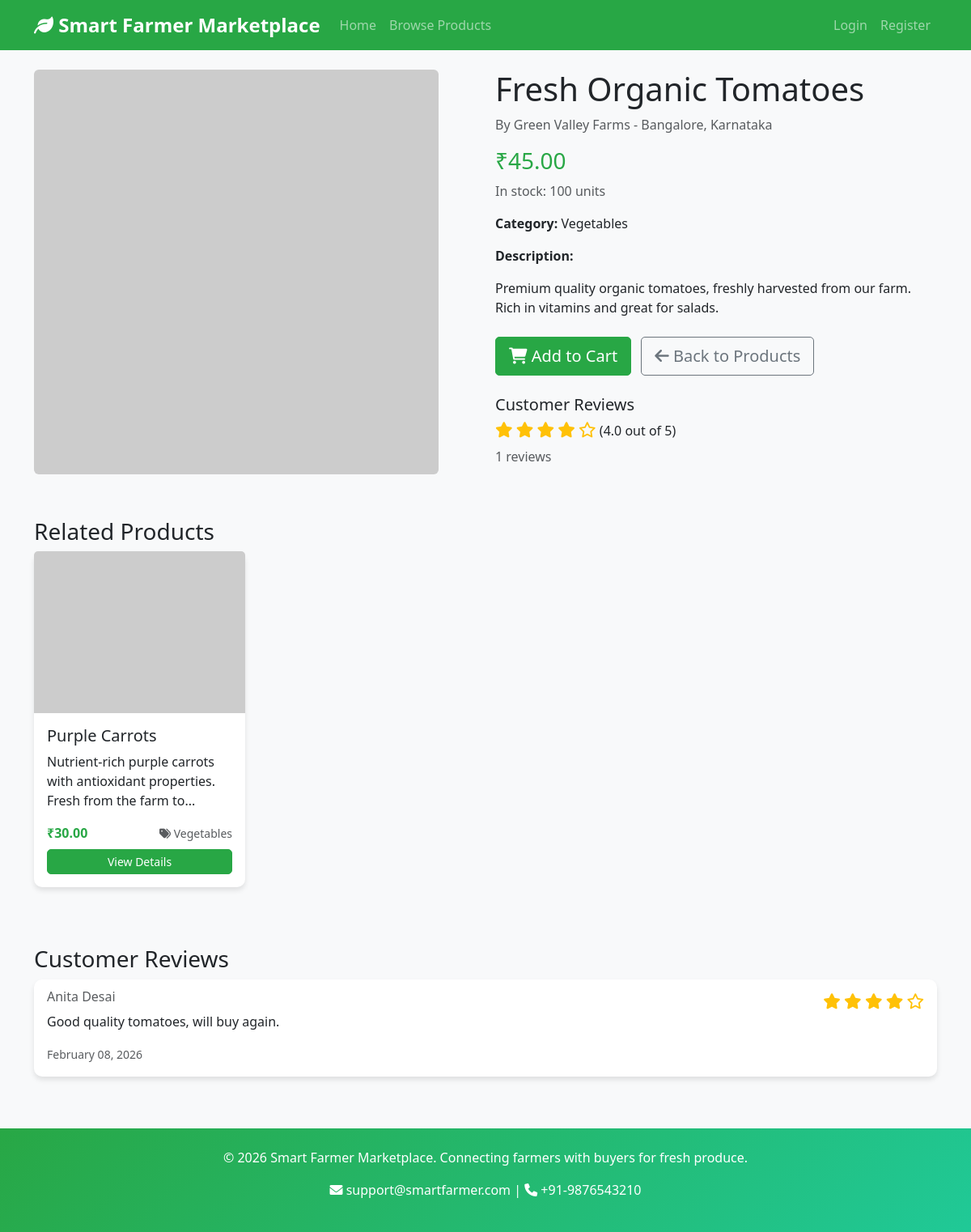
Page /product/1 on the committed database.
### models/product.py (models this page shows, shortened)
class Product(db.Model):
    __tablename__ = 'products'
    id = db.Column(db.Integer, primary_key=True)
    farmer_id = db.Column(db.Integer, db.ForeignKey('farmers.id'), nullable=False)
    name = db.Column(db.String(100), nullable=False)
    description = db.Column(db.Text)
    category = db.Column(db.String(50), nullable=False)
    price = db.Column(db.Float, nullable=False)
    quantity = db.Column(db.Integer, nullable=False)
    image_path = db.Column(db.String(200))
    status = db.Column(db.String(20), default='pending')  # pending, approved, rejected, active, inactive
    created_at = db.Column(db.DateTime, default=datetime.utcnow)
    updated_at = db.Column(db.DateTime, default=datetime.utcnow, onupdate=datetime.utcnow)
    order_items = db.relationship('OrderItem', lazy=True)
    feedbacks = db.relationship('Feedback', back_populates='product', lazy=True)
    promotions = db.relationship('Promotion', back_populates='product', lazy=True)
    farmer = db.relationship('Farmer', back_populates='products', lazy=True)
    @property
    def average_rating(self):
        if not self.feedbacks:
            return 0
        total_rating = sum(feedback.rating for feedback in self.feedbacks)
        return total_rating / len(self.feedbacks)

### models/farmer.py (models this page shows, shortened)
class Farmer(db.Model):
    __tablename__ = 'farmers'
    id = db.Column(db.Integer, primary_key=True)
    user_id = db.Column(db.Integer, db.ForeignKey('users.id'), nullable=False)
    farm_name = db.Column(db.String(100), nullable=False)
    location = db.Column(db.String(200), nullable=False)
    contact_number = db.Column(db.String(15))
    created_at = db.Column(db.DateTime, default=datetime.utcnow)
    user = db.relationship('User', backref='farmer_profile')
    products = db.relationship('Product', back_populates='farmer', lazy=True)

### models/feedback.py (models this page shows, shortened)
class Feedback(db.Model):
    __tablename__ = 'feedback'
    id = db.Column(db.Integer, primary_key=True)
    product_id = db.Column(db.Integer, db.ForeignKey('products.id'), nullable=False)
    buyer_id = db.Column(db.Integer, db.ForeignKey('buyers.id'), nullable=False)
    rating = db.Column(db.Integer, nullable=False)  # 1-5 stars
    comment = db.Column(db.Text)
    created_at = db.Column(db.DateTime, default=datetime.utcnow)
    product = db.relationship('Product', back_populates='feedbacks', lazy=True)
    buyer = db.relationship('Buyer', back_populates='feedbacks', lazy=True)

### models/user.py (models this page shows, shortened)
class User(db.Model):
    __tablename__ = 'users'
    id = db.Column(db.Integer, primary_key=True)
    name = db.Column(db.String(100), nullable=False)
    email = db.Column(db.String(100), unique=True, nullable=False)
    password_hash = db.Column(db.String(200), nullable=False)
    role = db.Column(db.String(20), nullable=False)  # 'farmer', 'buyer', or 'admin'
    created_at = db.Column(db.DateTime, default=datetime.utcnow)

### app.py (the view)
@app.route('/product/<int:product_id>')
def product_detail(product_id):
    product = Product.query.get_or_404(product_id)
    if product.status != 'approved':
        flash('Product not available', 'error')
        return redirect(url_for('browse_products'))
    related_products = Product.query.filter(
        Product.category == product.category,
        Product.id != product_id,
        Product.status == 'approved'
    ).limit(4).all()
    feedbacks = Feedback.query.filter_by(product_id=product_id).all()
    return render_template('buyer/product_detail.html',
                          product=product,
                          related_products=related_products,
                          feedbacks=feedbacks)

### templates/buyer/product_detail.html (shortened to what this page needs)
{% extends "base.html" %}
{% block content %}
<div class="row">
    <div class="col-md-6">
        {% if product.image_path %}
            <img src="{{ url_for('static', filename='images/uploads/' + product.image_path) }}" onerror="this.onerror=null;this.src='https://via.placeholder.com/500x500/8FBC8F/FFFFFF?text={{ product.name[:20]|urlencode }}';" class="img-fluid rounded" alt="{{ product.name }}">
        {% else %}
            <img src="https://via.placeholder.com/500x500/8FBC8F/FFFFFF?text={{ product.name[:20]|urlencode }}" class="img-fluid rounded" alt="{{ product.name }}">
        {% endif %}
    </div>
    <div class="col-md-6">
        <h1>{{ product.name }}</h1>
        <p class="text-muted">By {{ product.farmer.farm_name }} - {{ product.farmer.location }}</p>
        <div class="mb-3">
            <h3 class="text-success">₹{{ "%.2f"|format(product.price) }}</h3>
            <p class="text-muted">In stock: {{ product.quantity }} units</p>
        </div>
        <p><strong>Category:</strong> {{ product.category }}</p>
        <p><strong>Description:</strong></p>
        <p>{{ product.description }}</p>
        <div class="mt-4">
            <a href="{{ url_for('add_to_cart', product_id=product.id) }}" class="btn btn-success btn-lg me-2">
                <i class="fas fa-shopping-cart"></i> Add to Cart
            </a>
            <a href="{{ url_for('browse_products') }}" class="btn btn-outline-secondary btn-lg">
                <i class="fas fa-arrow-left"></i> Back to Products
            </a>
        </div>
        <div class="mt-4">
            <h5>Customer Reviews</h5>
            <div class="rating-stars mb-2">
                {% for i in range(1, 6) %}
                    {% if i <= product.average_rating %}
                        <i class="fas fa-star text-warning"></i>
                    {% elif i - 0.5 <= product.average_rating %}
                        <i class="fas fa-star-half-alt text-warning"></i>
                    {% else %}
                        <i class="far fa-star text-warning"></i>
                    {% endif %}
                {% endfor %}
                <span>({{ "%.1f"|format(product.average_rating) }} out of 5)</span>
            </div>
            <p class="text-muted">{{ feedbacks|length }} reviews</p>
        </div>
    </div>
</div>
{% if related_products %}
<div class="row mt-5">
    <div class="col-12">
        <h3>Related Products</h3>
        <div class="row">
            {% for related in related_products %}
            <div class="col-md-3 col-sm-6 mb-4">
                <div class="card h-100 product-card">
                    {% if related.image_path %}
                        <img src="{{ url_for('static', filename='images/uploads/' + related.image_path) }}" onerror="this.onerror=null;this.src='https://via.placeholder.com/300x200/8FBC8F/FFFFFF?text={{ related.name[:20]|urlencode }}';" class="card-img-top product-image" alt="{{ related.name }}">
                    {% else %}
                        <img src="https://via.placeholder.com/300x200/8FBC8F/FFFFFF?text={{ related.name[:20]|urlencode }}" class="card-img-top product-image" alt="{{ related.name }}">
                    {% endif %}
                    <div class="card-body d-flex flex-column">
                        <h5 class="card-title">{{ related.name }}</h5>
                        <p class="card-text flex-grow-1">{{ related.description[:80] }}{% if related.description|length > 80 %}...{% endif %}</p>
                        <div class="mt-auto">
                            <div class="d-flex justify-content-between align-items-center">
                                <span class="fw-bold text-success">₹{{ "%.2f"|format(related.price) }}</span>
                                <small class="text-muted"><i class="fas fa-tags"></i> {{ related.category }}</small>
                            </div>
                            <div class="mt-2">
                                <a href="{{ url_for('product_detail', product_id=related.id) }}" class="btn btn-success btn-sm w-100">View Details</a>
                            </div>
                        </div>
                    </div>
                </div>
            </div>
            {% endfor %}
        </div>
    </div>
</div>
{% endif %}
{% if feedbacks %}
<div class="row mt-5">
    <div class="col-12">
        <h3>Customer Reviews</h3>
        {% for feedback in feedbacks %}
        <div class="card mb-3">
            <div class="card-body">
                <div class="d-flex justify-content-between">
                    <h6 class="card-subtitle mb-2 text-muted">{{ feedback.buyer.user.name }}</h6>
                    <div class="rating-stars">
                        {% for i in range(1, 6) %}
                            {% if i <= feedback.rating %}
                                <i class="fas fa-star text-warning"></i>
                            {% else %}
                                <i class="far fa-star text-warning"></i>
                            {% endif %}
                        {% endfor %}
                    </div>
                </div>
                <p class="card-text">{{ feedback.comment }}</p>
                <small class="text-muted">{{ feedback.created_at.strftime('%B %d, %Y') }}</small>
            </div>
        </div>
        {% endfor %}
    </div>
</div>
{% endif %}
{% endblock %}

### static/css/style.css (style rules this page uses)
body { font-family: 'Segoe UI', Tahoma, Geneva, Verdana, sans-serif; background-color: #f8f9fa; }
.product-card { transition: transform 0.3s ease, box-shadow 0.3s ease; height: 100%; }
.product-image { height: 200px; object-fit: cover; }
.rating-stars .fa-star, .rating-stars .fa-star-half-alt, .rating-stars .far.fa-star { font-size: 1.2em; }
.btn { border-radius: 5px; font-weight: 500; transition: all 0.3s ease; }
.card { border: none; border-radius: 10px; box-shadow: 0 4px 6px rgba(0,0,0,0.1); transition: all 0.3s ease; }
.text-success { color: #28a745 !important; }
.btn-success { background-color: #28a745; border-color: #28a745; }

### rows in the picture
Product: name "Fresh Organic Tomatoes", price "45.00", quantity "100", category "Vegetables", description "Premium quality organic tomatoes, freshly harvested from our farm. Rich in vitamins and great for salads."
Farmer: farmer.farm_name "Green Valley Farms", farmer.location "Bangalore, Karnataka"
Feedback: average_rating "4.0", buyer.user.name "Anita Desai", comment "Good quality tomatoes, will buy again.", created_at "February 08, 2026"
Product: name "Purple Carrots", description "Nutrient-rich purple carrots with antioxidant properties. Fresh from the farm to", price "30.00", category "Vegetables"

### other values in the picture
{{ feedbacks|length }} "1"
